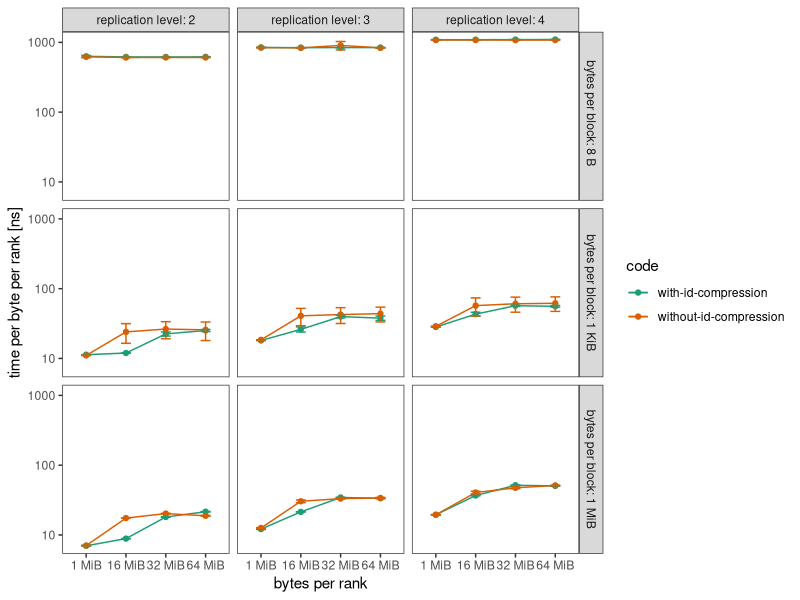
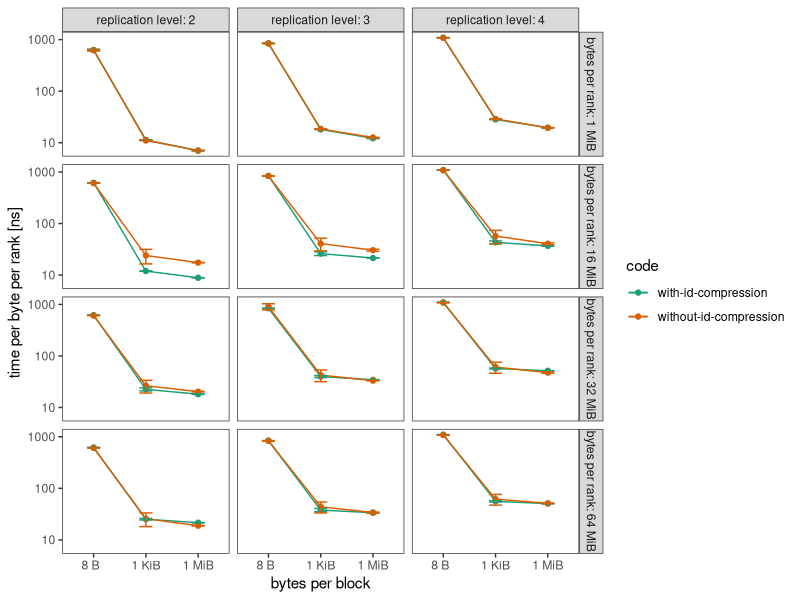
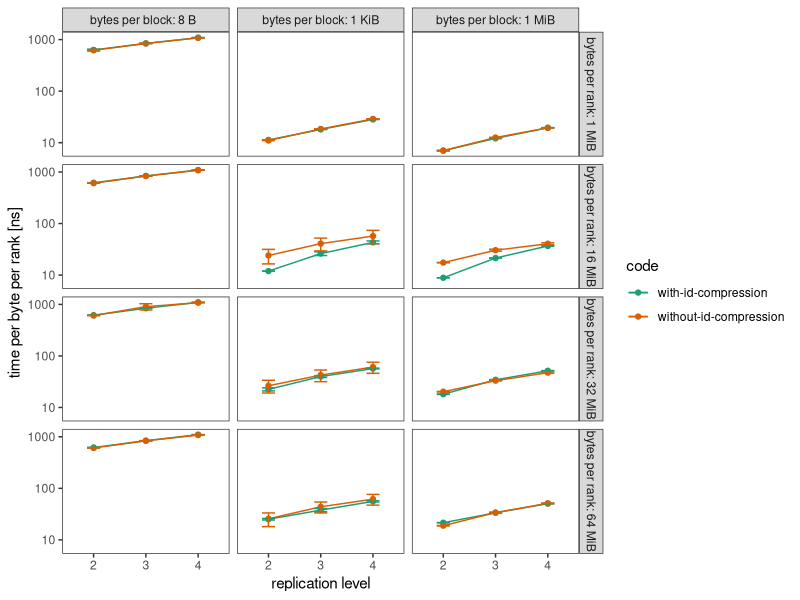

Reproduce these figures in R, in order.
library(ggplot2)
library(dplyr)
library(readr)
library(gdata)
library(purrr)

# Set the current working directory
setwd("~/projects/ReStore/experiments/id-compression")

# Load the simulations' results
data <- read_csv("results.csv",
    col_types = cols(
      code = col_character(),
      benchmark = col_character(),
      bytesPerBlock = col_double(),
      replicationLevel = col_integer(),
      bytesPerRank = col_double(),
      iterations = col_integer(),
      real_time = col_double(),
      cpu_time = col_double(),
      time_unit = col_character()
  )) %>%
  mutate(
    real_time = real_time * 10^6,
    cpu_time = cpu_time * 10^6,
    time_unit = "ns",
    bytesPerBlock = humanReadable(bytesPerBlock, standard = "IEC", digits = 0),
    bytesPerBlock = factor(
      bytesPerBlock,
      levels = c("8 B  ", "1 KiB", "1 MiB")
  )) %>%
  group_by(benchmark, code, bytesPerBlock, replicationLevel, bytesPerRank) %>%
  summarize(
    real_time_mean = mean(real_time),
    real_time_sd = sd(real_time),
    .groups = "keep"
  ) %>%
  mutate(bytesPerRankHR = humanReadable(bytesPerRank, standard = "IEC", digits = 0))


facet_labeller = function(description, value) {
  return(paste(description, ": ", value, sep = ""))
}

facet_labeller_factory <- function(description) {
  return(partial(facet_labeller, description))
}

plot_grid <- function(data, benchmarkName, x, xlab, facet_x, facet_x_description, facet_y, facet_y_description) {
  x <- enquo(x)
  facet_x <- enquo(facet_x)
  facet_y <- enquo(facet_y)
  
  # Create the labeller for the facets
  remove_first_char = function(string) {
    return(substr(string, 1, nchar(string))[2])
  }
  
  facet_labellers = c(
    facet_labeller_factory(facet_x_description),
    facet_labeller_factory(facet_y_description)
  )
  names(facet_labellers) <- c(remove_first_char(facet_x), remove_first_char(facet_y))
  
  # Plot
  data %>%
    filter(benchmark == benchmarkName) %>%
  ggplot(
    aes(
      x = !!x,
      color = code,
      y = real_time_mean / bytesPerRank,
      ymin = (real_time_mean - real_time_sd) / bytesPerRank,
      ymax = (real_time_mean + real_time_sd) / bytesPerRank,
      group = code
    )) + 
    geom_point() +
    geom_path() +
    geom_errorbar(width = 0.25) +
    facet_grid(
      rows = vars(!!facet_y),
      cols = vars(!!facet_x),
      labeller = do.call("labeller", facet_labellers)
    ) + 
    scale_x_discrete() +
    scale_y_log10() +
    scale_color_brewer(type = "qual", palette = "Dark2") +
    theme_bw() +
    theme(
      # Remove unneeded grid elements
      panel.grid.minor.x = element_blank(),
      panel.grid.major.x = element_blank(),
      panel.grid.minor.y = element_blank(),
      panel.grid.major.y = element_blank(),
      
      # Move legend position and remove its title
      #legend.position = c(0.15, 0.85),
      #legend.title = element_blank()
    ) +
    xlab(xlab) +
    ylab("time per byte per rank [ns]")
}

# Runtime depending on the number of bytes per rank
plot_grid(
  data = data,
  benchmarkName = "submitBlocks",
  x = bytesPerRankHR,
  xlab = "bytes per rank",
  facet_x = replicationLevel,
  facet_x_description = "replication level",
  facet_y = bytesPerBlock,
  facet_y_description = "bytes per block"
)

# Runtime depending on the number of bytes per block
plot_grid(
  data = data,
  benchmarkName = "submitBlocks",
  x = bytesPerBlock,
  xlab = "bytes per block",
  facet_x = replicationLevel,
  facet_x_description = "replication level",
  facet_y = bytesPerRankHR,
  facet_y_description = "bytes per rank"
)

# Runtime depending on the replication level
plot_grid(
  data = data,
  benchmarkName = "submitBlocks",
  x = as.factor(replicationLevel),
  xlab = "replication level",
  facet_x = bytesPerBlock,
  facet_x_description = "bytes per block",
  facet_y = bytesPerRankHR,
  facet_y_description = "bytes per rank"
)
